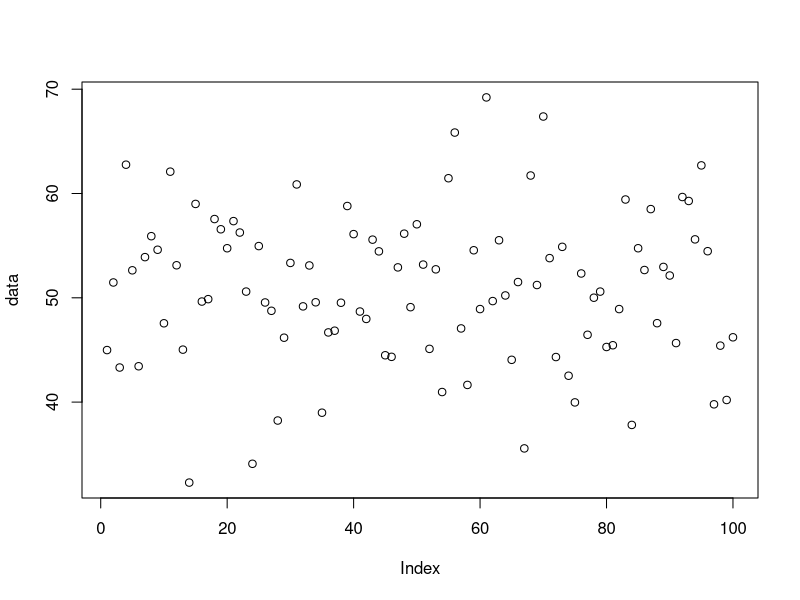
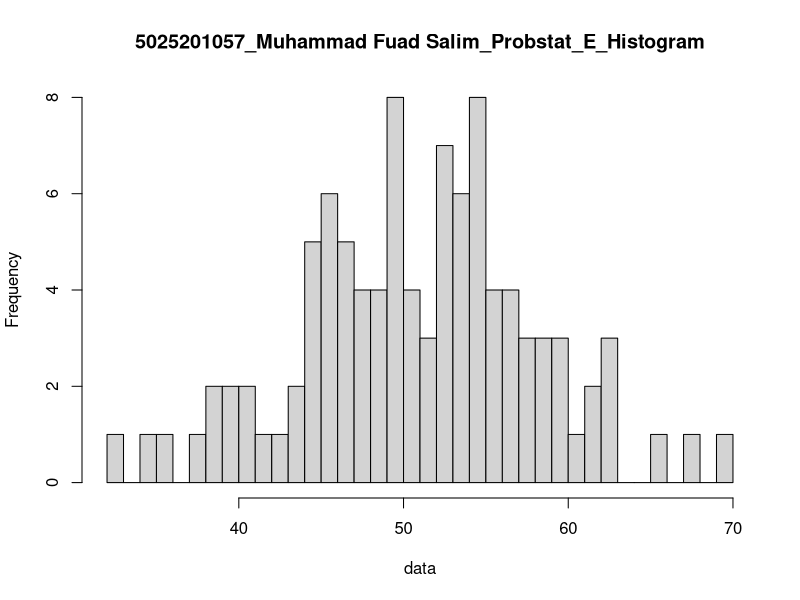

Here is the R script that generated these plots, in order:
n = 100; mean = 50; sd = 8

#Soal6.A
set.seed(1)
data<-rnorm(n,mean,sd)
data
summary(data)

x1 = runif(1, min = min(data), max = mean)
x2 = runif(1, min = mean, max = max(data))
x1
x2

probability1<- pnorm(x1,mean,sd)
probability2<- pnorm(x2,mean,sd)
probability1
probability2

probability<- probability2 - probability1
plot(data)

#Soal6.B
breaks = 50
hist(data, breaks, main = "5025201057_Muhammad Fuad Salim_Probstat_E_Histogram")

#Soal6.C
variance = (sd(data)) ^ 2
variance